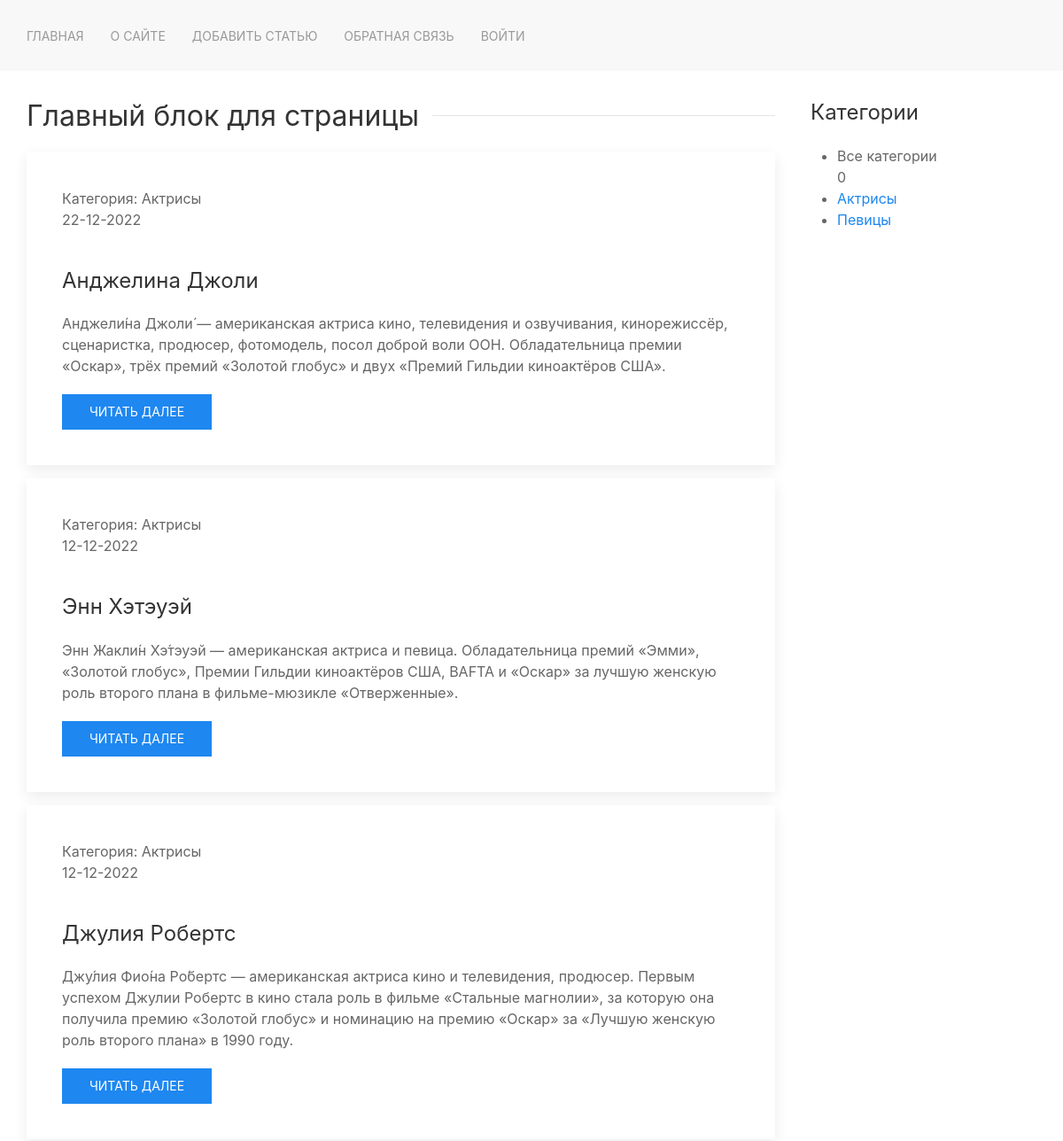
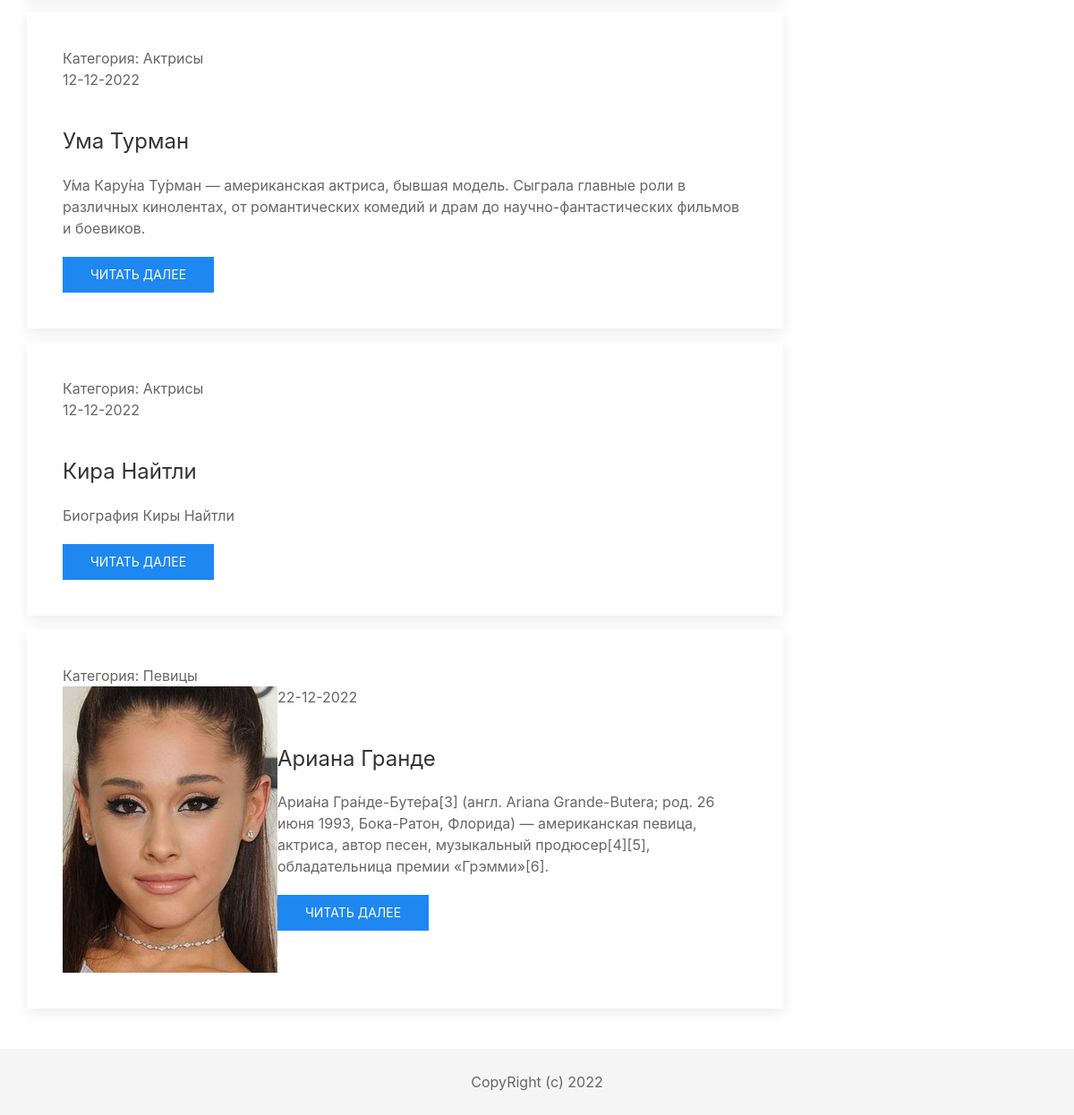
The page / on the database its author committed (2 pictures, top to bottom).
### women/models.py (models this page shows, shortened)
class Women(models.Model):
    title = models.CharField(max_length=255, verbose_name="Заголовок")
    content = models.TextField(blank=True, verbose_name="Описание")
    photo = models.ImageField(upload_to="photo/%Y/%m/%d/", verbose_name="Фото")
    time_create = models.DateTimeField(auto_now_add=True, verbose_name="Дата создания")
    time_update = models.DateTimeField(auto_now=True, verbose_name="Обновлено")
    is_published = models.BooleanField(default=True, verbose_name="Опубликовано")
    cat = models.ForeignKey('Category', on_delete=models.PROTECT, null=True, verbose_name="Категория")
    def get_absolute_url(self):
        return reverse('post', kwargs={'post_id': self.pk})
    class Meta:
        verbose_name = "Известные женщины"
        verbose_name_plural = "Известные женщины"
        ordering = ['time_create', 'title']

class Category(models.Model):
    name = models.CharField(max_length=100, db_index=True, verbose_name="Категория")
    def __str__(self):
        return self.name
    def get_absolute_url(self):
        return reverse('category', kwargs={'cat_id': self.pk})
    class Meta:
        verbose_name = "Категория"
        verbose_name_plural = "Категории"
        ordering = ['id']

### women/views.py (the view)
# urls.py: path('', index, name='home'),
def index(request):
    posts = Women.objects.all()
    context = {
        'posts': posts,
        'menu': menu,
        'title': 'Главная страница',
        'category_selected': 0,
    }
    return render(request, 'women/index.html', context=context)

### women/templatetags/women_tags.py (called while the page is built)
@register.inclusion_tag('women/tags/list_categories.html')
def show_categories(sort=None, category_selected=0):
    if not sort:
        categories = Category.objects.all()
    else:
        categories = Category.objects.order_by(sort)
    return {'categories': categories, 'category_selected': category_selected}

### women/templates/women/index.html
{% extends 'women/base.html' %}
{% block content %}
    <h2 class="uk-heading-line"><span>Главный блок для страницы</span></h2>
    {% for post in posts %}
        <div class="uk-card uk-card-default uk-card-body uk-width-1@m" style="margin-bottom: 15px">
            <span> Категория: {{ post.cat }}</span> <br>
            <span>{{post.time_update|date:"d-m-Y" }}</span>
                {% if post.photo %}
                    <div style="float: left">
                        <img src="{{ post.photo.url }}" alt="">
                    </div>
                {% endif %}
            <h3 class="uk-card-title">{{ post.title }}</h3>
            <p>{{ post.content|linebreaks|truncatewords:50 }}</p>
            <a href="{{ post.get_absolute_url }}"><button class="uk-button uk-button-primary">Читать далее</button></a>
        </div>
    {% endfor %}
{% endblock content %}

### women/templates/women/tags/list_categories.html
{% for category in categories %}
    {% if category.pk == category_selected %}
        <li>{{ category.name }}</li>
    {% else %}
        <li><a href="{{ category.get_absolute_url }}">{{ category.name }}</a></li>
    {% endif %}
{% endfor %}

### rows shown on the page
Women: cat "Актрисы", time_update "22-12-2022", title "Анджелина Джоли", content "Анджели́на Джоли́ — американская актриса кино, телевидения и озвучивания, кинорежиссёр, сценаристка, продюсер, фотомодель, посол доброй воли ООН. Обладательница премии «Оскар», трёх премий «Золотой глобус» и двух «Премий Гильдии киноактёров США»."
Women: cat "Актрисы", time_update "12-12-2022", title "Энн Хэтэуэй", content "Энн Жакли́н Хэ́тэуэй — американская актриса и певица. Обладательница премий «Эмми», «Золотой глобус», Премии Гильдии киноактёров США, BAFTA и «Оскар» за лучшую женскую роль второго плана в фильме-мюзикле «Отверженные»."
Women: cat "Актрисы", time_update "12-12-2022", title "Джулия Робертс", content "Джу́лия Фио́на Ро́бертс — американская актриса кино и телевидения, продюсер. Первым успехом Джулии Робертс в кино стала роль в фильме «Стальные магнолии», за которую она получила премию «Золотой глобус» и номинацию на премию «Оскар» за «Лучшую женскую роль второго плана» в 1990 году."
Women: cat "Актрисы", time_update "12-12-2022", title "Ума Турман", content "У́ма Кару́на Ту́рман — американская актриса, бывшая модель. Сыграла главные роли в различных кинолентах, от романтических комедий и драм до научно-фантастических фильмов и боевиков."
Women: cat "Актрисы", time_update "12-12-2022", title "Кира Найтли", content "Биография Киры Найтли"
Women: cat "Певицы", time_update "22-12-2022", photo (picture), title "Ариана Гранде", content "Ариа́на Гра́нде-Буте́ра[3] (англ. Ariana Grande-Butera; род. 26 июня 1993, Бока-Ратон, Флорида) — американская певица, актриса, автор песен, музыкальный продюсер[4][5], обладательница премии «Грэмми»[6]."
Category: name "Актрисы"
Category: name "Певицы"

### other values the page prints
{{ item.title }} "О САЙТЕ" "ДОБАВИТЬ СТАТЬЮ" "ОБРАТНАЯ СВЯЗЬ" "ВОЙТИ"
{{ category_selected }} "0"
